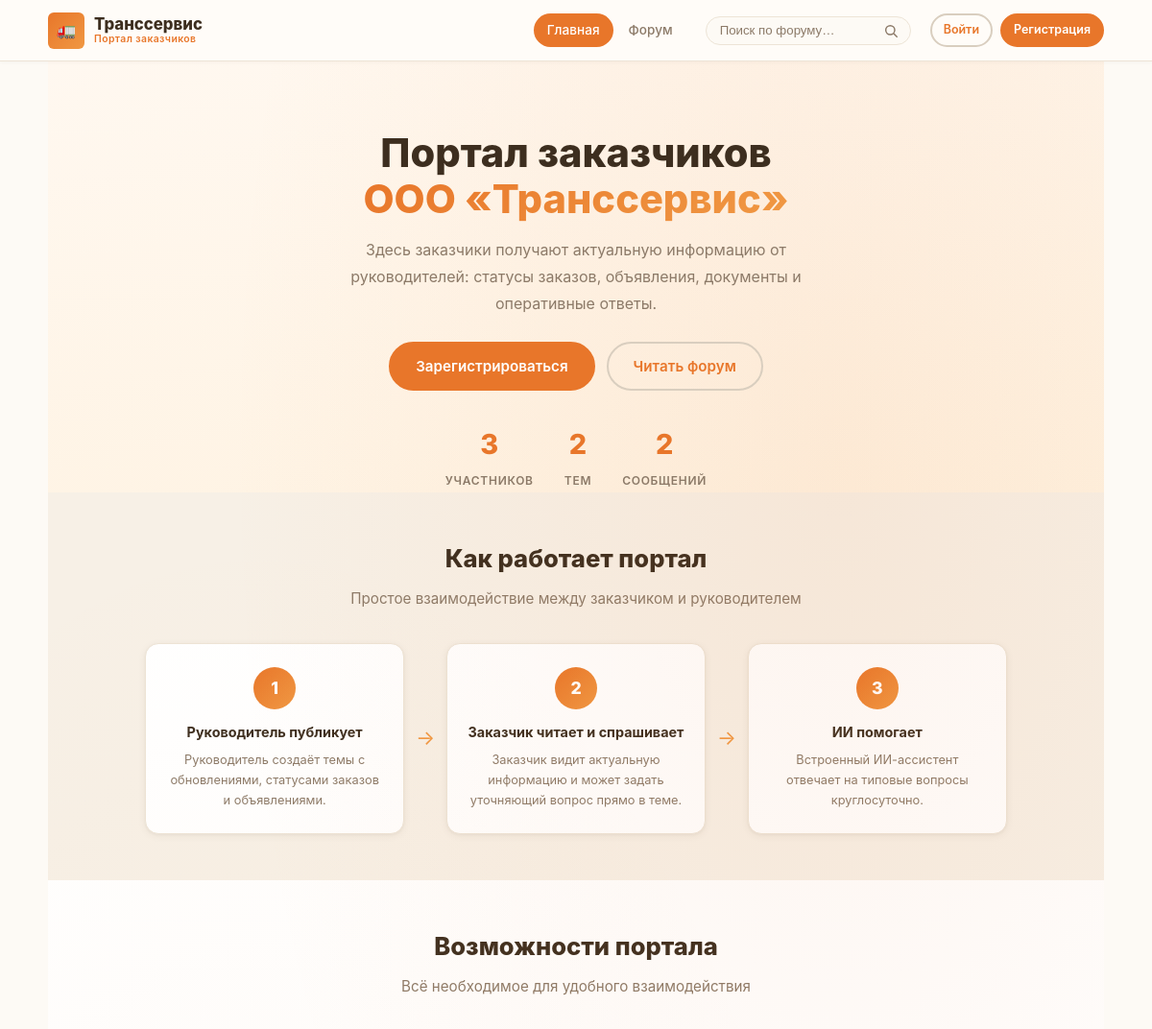
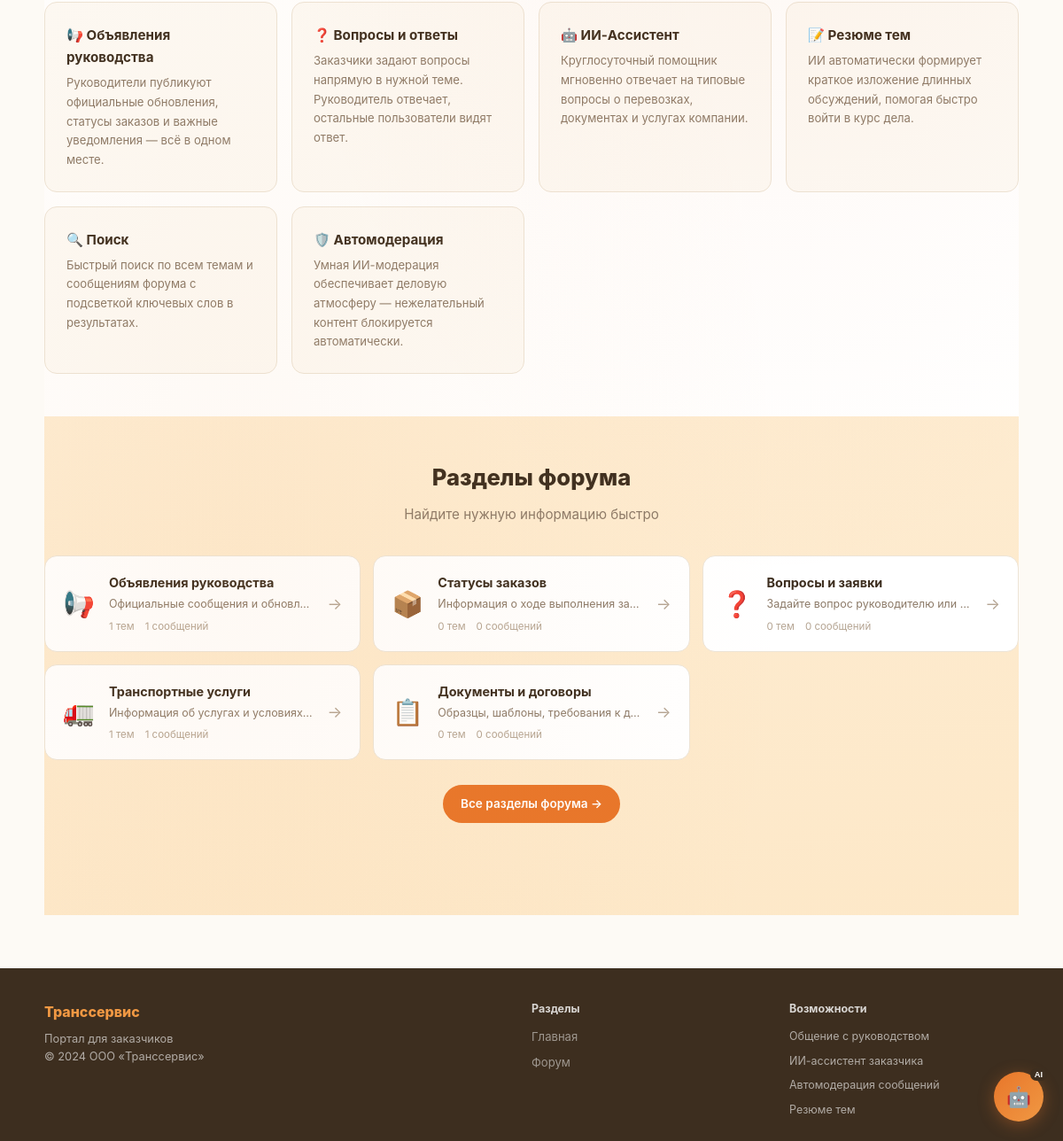
The page / on the database its author committed (2 pictures, top to bottom).
### tables this page shows
CREATE TABLE categories (
        id INTEGER PRIMARY KEY AUTOINCREMENT,
        name TEXT NOT NULL UNIQUE,
        description TEXT,
        icon TEXT DEFAULT ' '
    );

### app.py (the view)
@app.route("/")
def index():
    categories = get_all_categories()
    stats = get_stats()
    return render_template("index.html", categories=categories, stats=stats)

### app.py (called while the page is built)
@app.context_processor
def inject_globals():
    user = None
    if "user_id" in session:
        user = get_user_by_id(session["user_id"])
    return {"current_user": user}

### models.py (called while the page is built)
def get_connection():
    conn = sqlite3.connect(Config.DATABASE_PATH)
    conn.row_factory = sqlite3.Row
    conn.execute("PRAGMA foreign_keys = ON")
    return conn

def get_all_categories():
    conn = get_connection()
    rows = conn.execute("""
        SELECT c.*,
               COUNT(DISTINCT t.id) as topic_count,
               COUNT(DISTINCT p.id) as post_count
        FROM categories c
        LEFT JOIN topics t ON t.category_id = c.id
        LEFT JOIN posts  p ON p.topic_id = t.id AND p.is_moderated = 1
        GROUP BY c.id
        ORDER BY c.id
    """).fetchall()
    conn.close()
    return [dict(r) for r in rows]

def get_stats():
    conn = get_connection()
    stats = {
        "users": conn.execute("SELECT COUNT(*) FROM users").fetchone()[0],
        "topics": conn.execute("SELECT COUNT(*) FROM topics").fetchone()[0],
        "posts": conn.execute(
            "SELECT COUNT(*) FROM posts WHERE is_moderated=1"
        ).fetchone()[0],
        "pending": conn.execute(
            "SELECT COUNT(*) FROM posts WHERE is_moderated=0"
        ).fetchone()[0],
        "rejected": conn.execute(
            "SELECT COUNT(*) FROM posts WHERE is_moderated=2"
        ).fetchone()[0],
    }
    conn.close()
    return stats

### templates/index.html (shortened to what this page needs)
{% extends "base.html" %}
{% block content %}
<section class="hero">
  <div class="hero-content">
    <h1 class="hero-title">
      Портал заказчиков<br>
      <span class="gradient-text">ООО «Транссервис»</span>
    </h1>
    <p class="hero-subtitle">
      Здесь заказчики получают актуальную информацию от руководителей:
      статусы заказов, объявления, документы и оперативные ответы.
    </p>
    <div class="hero-actions">
      {% if current_user %}
        <a href="{{ url_for('forum') }}" class="btn btn-primary btn-lg">
          Перейти на форум
        </a>
      {% else %}
        <a href="{{ url_for('register') }}" class="btn btn-primary btn-lg">
          Зарегистрироваться
        </a>
        <a href="{{ url_for('forum') }}" class="btn btn-outline btn-lg">
          Читать форум
        </a>
      {% endif %}
    </div>
    <div class="hero-stats">
      <div class="hero-stat">
        <strong>{{ stats.users }}</strong>
        <span>Участников</span>
      </div>
      <div class="hero-stat">
        <strong>{{ stats.topics }}</strong>
        <span>Тем</span>
      </div>
      <div class="hero-stat">
        <strong>{{ stats.posts }}</strong>
        <span>Сообщений</span>
      </div>
    </div>
  </div>
<section class="section how-section">
  <div class="section-header">
    <h2>Как работает портал</h2>
    <p>Простое взаимодействие между заказчиком и руководителем</p>
  </div>
  <div class="steps">
    <div class="step">
      <div class="step-num">1</div>
      <div class="step-content">
        <h3>Руководитель публикует</h3>
        <p>Руководитель создаёт темы с обновлениями, статусами заказов и объявлениями.</p>
      </div>
    </div>
    <div class="step-arrow">→</div>
    <div class="step">
      <div class="step-num">2</div>
      <div class="step-content">
        <h3>Заказчик читает и спрашивает</h3>
        <p>Заказчик видит актуальную информацию и может задать уточняющий вопрос прямо в теме.</p>
      </div>
    </div>
    <div class="step-arrow">→</div>
    <div class="step">
      <div class="step-num">3</div>
      <div class="step-content">
        <h3>ИИ помогает</h3>
        <p>Встроенный ИИ-ассистент отвечает на типовые вопросы круглосуточно.</p>
      </div>
    </div>
  </div>
</section>
<section class="section features-section">
  <div class="section-header">
    <h2>Возможности портала</h2>
    <p>Всё необходимое для удобного взаимодействия</p>
  </div>
  <div class="features-grid">
    <div class="feature-card">
      <h3>📢 Объявления руководства</h3>
      <p>
        Руководители публикуют официальные обновления, статусы заказов
        и важные уведомления — всё в одном месте.
      </p>
    </div>
    <div class="feature-card">
      <h3>❓ Вопросы и ответы</h3>
      <p>
        Заказчики задают вопросы напрямую в нужной теме.
        Руководитель отвечает, остальные пользователи видят ответ.
      </p>
    </div>
    <div class="feature-card">
      <h3>🤖 ИИ-Ассистент</h3>
      <p>
        Круглосуточный помощник мгновенно отвечает на типовые вопросы
        о перевозках, документах и услугах компании.
      </p>
    </div>
    <div class="feature-card">
      <h3>📝 Резюме тем</h3>
      <p>
        ИИ автоматически формирует краткое изложение длинных обсуждений,
        помогая быстро войти в курс дела.
      </p>
    </div>
    <div class="feature-card">
      <h3>🔍 Поиск</h3>
      <p>
        Быстрый поиск по всем темам и сообщениям форума
        с подсветкой ключевых слов в результатах.
      </p>
    </div>
    <div class="feature-card">
      <h3>🛡️ Автомодерация</h3>
      <p>
        Умная ИИ-модерация обеспечивает деловую атмосферу —
        нежелательный контент блокируется автоматически.
      </p>
    </div>
  </div>
</section>
<section class="section categories-section">
  <div class="section-header">
    <h2>Разделы форума</h2>
    <p>Найдите нужную информацию быстро</p>
  </div>
  <div class="categories-grid">
    {% for cat in categories %}
    <a href="{{ url_for('category', cat_id=cat.id) }}" class="category-card">
      <div class="cat-icon">{{ cat.icon }}</div>
      <div class="cat-info">
        <h3>{{ cat.name }}</h3>
        <p>{{ cat.description }}</p>
        <div class="cat-meta">
          <span>{{ cat.topic_count }} тем</span>
          <span>{{ cat.post_count }} сообщений</span>
        </div>
      </div>
      <div class="cat-arrow">→</div>
    </a>
    {% endfor %}
  </div>
  <div class="section-action">
    <a href="{{ url_for('forum') }}" class="btn btn-primary">
      Все разделы форума →
    </a>
  </div>
</section>
{% endblock %}

### rows shown on the page
categories: icon "📢", name "Объявления руководства", description "Официальные сообщения и обновл…", topic_count "1", post_count "1"
categories: icon "📦", name "Статусы заказов", description "Информация о ходе выполнения за…", topic_count "0", post_count "0"
categories: icon "❓", name "Вопросы и заявки", description "Задайте вопрос руководителю или…", topic_count "0", post_count "0"
categories: icon "🚛", name "Транспортные услуги", description "Информация об услугах и условиях…", topic_count "1", post_count "1"
categories: icon "📋", name "Документы и договоры", description "Образцы, шаблоны, требования к д…", topic_count "0", post_count "0"

### other values the page prints
{{ stats.users }} "3"
{{ stats.topics }} "2"
{{ stats.posts }} "2"
{{ 2024 }} "2024"
